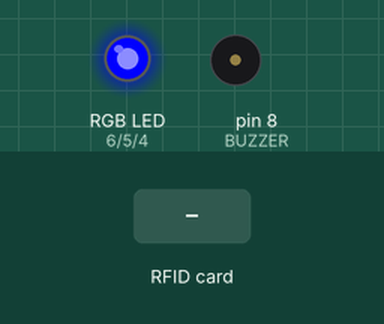
A sketch run on a simulated Arduino Uno, built with avr-gcc and run on an emulated ATmega328P. Shown: an RGB LED mixed from three pins (HIGH = lit), buzzer (waves = sounding, pin HIGH). The test bench sets the inputs (shaded band). Pins used as bus, display or sensor lines are not drawn; what the sketch prints to the serial monitor is not drawn.

Above: at 2.0 s.
2.1 s: RFID card 5E 7A 19 C4 held to the reader
At 2.4 s:
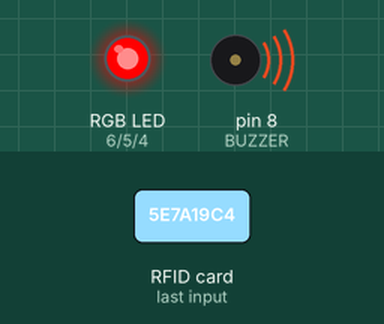
At 4.0 s:
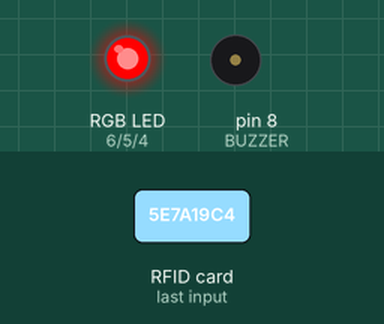
Timing chart, 0 to 6.6 s (numbered marks = the images above; inputs shaded):
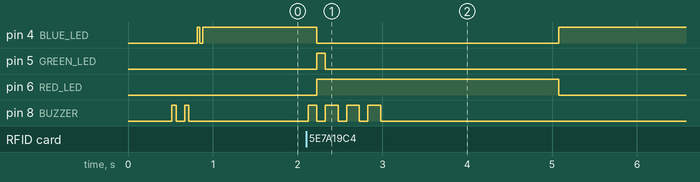

Measured:
- after the input at 2.1 s, pin 4 (BLUE_LED): HIGH → LOW after 0.13 s, → HIGH 2.9 s later; pin 5 (GREEN_LED): LOW → HIGH after 0.13 s, → LOW 0.10 s later; pin 6 (RED_LED): LOW → HIGH after 0.13 s, → LOW 2.9 s later; pin 8 (BUZZER): alternates HIGH for 0.15 s and LOW for 0.10 s, 8 changes in all, then stays LOW, starting at once

The sketch:

SmartAttend_Main.ino
```cpp
/*
 * SmartAttend - Main Attendance System
 *
 * Purpose: Record student attendance by scanning RFID cards
 * Reads student data from programmed RFID cards and logs attendance via serial
 *
 * Author: SmartAttend Team
 * Date: 2026-02-08
 *
 * HARDWARE CONNECTIONS:
 * RFID Module (MFRC522) → Arduino UNO
 * - SDA (SS) → Pin 10
 * - SCK → Pin 13
 * - MOSI → Pin 11
 * - MISO → Pin 12
 * - RST → Pin 9
 * - 3.3V → 3.3V (IMPORTANT: NOT 5V!)
 * - GND → GND
 *
 * RGB LED Indicators → Arduino UNO
 * - Red LED → Pin 6 (with 220Ω resistor)
 * - Green LED → Pin 5 (with 220Ω resistor)
 * - Blue LED → Pin 4 (with 220Ω resistor)
 *
 * Buzzer → Arduino UNO
 * - Buzzer (+) → Pin 8
 * - Buzzer (-) → GND
 *
 * LED STATUS CODES:
 * - Blue: System ready, waiting for card
 * - Yellow (Red + Green): Reading card data
 * - Green: Success - Attendance recorded
 * - Red: Error - Authentication failed, duplicate scan, or unknown card
 *
 * BUZZER PATTERNS:
 * - 1 short beep: Card detected
 * - 2 short beeps: Success - Attendance recorded
 * - 3 short beeps: Error - Duplicate or invalid card
 *
 * SERIAL OUTPUT FORMAT:
 * ATTENDANCE,Date,Time,Name,Email,WhatsApp,MatricNo
 * Example: ATTENDANCE,2026-02-08,09:15:23,John Doe,john@school.edu,+237123456789,MAT001
 */

#include <SPI.h>
#include <MFRC522.h>

// Pin Definitions
#define RST_PIN 9
#define SS_PIN 10
#define RED_LED 6
#define GREEN_LED 5
#define BLUE_LED 4
#define BUZZER 8

// Create MFRC522 instance
MFRC522 mfrc522(SS_PIN, RST_PIN);
MFRC522::MIFARE_Key key;
MFRC522::StatusCode status;

// Memory blocks for student data
#define BLOCK_NAME 4
#define BLOCK_EMAIL 5
#define BLOCK_WHATSAPP 6
#define BLOCK_MATRIC 8

// Buffer for reading
byte bufferLen = 18;
byte readBlockData[18];

// Duplicate prevention
String lastCardUID = "";
unsigned long lastScanTime = 0;
const unsigned long SCAN_DELAY = 5000; // 5 seconds between scans of same card

// Session tracking
int attendanceCount = 0;
unsigned long sessionStartTime = 0;

void setup() {
  Serial.begin(9600);
  while (!Serial); // Wait for serial port to connect

  // Initialize SPI and RFID
  SPI.begin();
  mfrc522.PCD_Init();

  // Initialize pins
  pinMode(RED_LED, OUTPUT);
  pinMode(GREEN_LED, OUTPUT);
  pinMode(BLUE_LED, OUTPUT);
  pinMode(BUZZER, OUTPUT);

  // Set default authentication key
  for (byte i = 0; i < 6; i++) {
    key.keyByte[i] = 0xFF;
  }

  // Welcome message
  Serial.println(F("========================================"));
  Serial.println(F("      SmartAttend - Attendance System"));
  Serial.println(F("========================================"));
  Serial.println(F(""));
  Serial.println(F("System initialized successfully!"));
  Serial.println(F(""));
  Serial.println(F("LED Status Indicators:"));
  Serial.println(F("  Blue   = Ready, waiting for card"));
  Serial.println(F("  Yellow = Reading card data"));
  Serial.println(F("  Green  = Success, attendance recorded"));
  Serial.println(F("  Red    = Error or duplicate scan"));
  Serial.println(F(""));
  Serial.println(F("Serial Output Format:"));
  Serial.println(F("ATTENDANCE,Date,Time,Name,Email,WhatsApp,MatricNo"));
  Serial.println(F(""));
  Serial.println(F("========================================"));
  Serial.println(F("Ready to scan cards!"));
  Serial.println(F("========================================"));
  Serial.println(F(""));

  // Ready signal
  beepReady();
  setLED("blue");

  sessionStartTime = millis();
}

void loop() {
  // Set blue LED (ready state)
  setLED("blue");

  // Look for new card
  if (!mfrc522.PICC_IsNewCardPresent()) {
    return;
  }

  // Select one of the cards
  if (!mfrc522.PICC_ReadCardSerial()) {
    return;
  }

  // Card detected - beep once
  beepOnce();

  // Get card UID
  String currentCardUID = getCardUID();

  // Check for duplicate scan
  if (currentCardUID == lastCardUID && (millis() - lastScanTime) < SCAN_DELAY) {
    Serial.println(F(""));
    Serial.println(F("⚠ DUPLICATE SCAN DETECTED"));
    Serial.print(F("Card UID: "));
    Serial.println(currentCardUID);
    Serial.println(F("Please wait 5 seconds before scanning again."));
    Serial.println(F(""));

    setLED("red");
    beepError();
    delay(2000);

    mfrc522.PICC_HaltA();
    mfrc522.PCD_StopCrypto1();
    return;
  }

  // Update last scan info
  lastCardUID = currentCardUID;
  lastScanTime = millis();

  // Set yellow LED (reading state)
  setLED("yellow");

  Serial.println(F(""));
  Serial.println(F("--- CARD DETECTED ---"));
  Serial.print(F("Card UID: "));
  Serial.println(currentCardUID);
  Serial.println(F("Reading student data..."));

  // Read student data from card
  String studentName = readDataFromBlock(BLOCK_NAME);
  String studentEmail = readDataFromBlock(BLOCK_EMAIL);
  String studentWhatsApp = readDataFromBlock(BLOCK_WHATSAPP);
  String studentMatric = readDataFromBlock(BLOCK_MATRIC);

  // Check if card is programmed
  if (studentName == "" || studentName == "ERROR") {
    Serial.println(F(""));
    Serial.println(F("✗ ERROR: Card not programmed!"));
    Serial.println(F("Please program this card using SmartAttend_CardWriter"));
    Serial.println(F(""));

    setLED("red");
    beepError();
    delay(2000);

    mfrc522.PICC_HaltA();
    mfrc522.PCD_StopCrypto1();
    return;
  }

  // Display student info
  Serial.println(F(""));
  Serial.println(F("--- STUDENT INFORMATION ---"));
  Serial.print(F("Name: ")); Serial.println(studentName);
  Serial.print(F("Email: ")); Serial.println(studentEmail);
  Serial.print(F("WhatsApp: ")); Serial.println(studentWhatsApp);
  Serial.print(F("Matric No: ")); Serial.println(studentMatric);
  Serial.println(F(""));

  // Get current date and time (placeholder - will be added by computer script)
  String currentDate = "DATE";
  String currentTime = "TIME";

  // Output attendance record in CSV format
  Serial.print(F("ATTENDANCE,"));
  Serial.print(currentDate);
  Serial.print(F(","));
  Serial.print(currentTime);
  Serial.print(F(","));
  Serial.print(studentName);
  Serial.print(F(","));
  Serial.print(studentEmail);
  Serial.print(F(","));
  Serial.print(studentWhatsApp);
  Serial.print(F(","));
  Serial.println(studentMatric);

  // Increment attendance count
  attendanceCount++;

  Serial.println(F(""));
  Serial.println(F("✓ ATTENDANCE RECORDED"));
  Serial.print(F("Total attendance today: "));
  Serial.println(attendanceCount);
  Serial.println(F(""));
  Serial.println(F("========================================"));

  // Success feedback
  setLED("green");
  beepSuccess();
  delay(2000);

  // Halt card
  mfrc522.PICC_HaltA();
  mfrc522.PCD_StopCrypto1();

  // Small delay before next scan
  delay(500);
}

// Function to get card UID as string
String getCardUID() {
  String uid = "";
  for (byte i = 0; i < mfrc522.uid.size; i++) {
    uid += String(mfrc522.uid.uidByte[i], HEX);
  }
  uid.toUpperCase();
  return uid;
}

// Function to read data from a block
String readDataFromBlock(int blockNum) {
  // Authenticate
  status = mfrc522.PCD_Authenticate(MFRC522::PICC_CMD_MF_AUTH_KEY_A, blockNum, &key, &(mfrc522.uid));
  if (status != MFRC522::STATUS_OK) {
    Serial.print(F("Authentication failed for block "));
    Serial.print(blockNum);
    Serial.print(F(": "));
    Serial.println(mfrc522.GetStatusCodeName(status));
    return "ERROR";
  }

  // Read data
  status = mfrc522.MIFARE_Read(blockNum, readBlockData, &bufferLen);
  if (status != MFRC522::STATUS_OK) {
    Serial.print(F("Reading failed for block "));
    Serial.print(blockNum);
    Serial.print(F(": "));
    Serial.println(mfrc522.GetStatusCodeName(status));
    return "ERROR";
  }

  // Convert to string and clean
  String data = String((char*)readBlockData);
  data.trim();

  // Remove null characters
  for (int i = 0; i < data.length(); i++) {
    if (data[i] == '\0') {
      data = data.substring(0, i);
      break;
    }
  }

  return data;
}

// LED control function
void setLED(String color) {
  // Turn off all LEDs first
  digitalWrite(RED_LED, LOW);
  digitalWrite(GREEN_LED, LOW);
  digitalWrite(BLUE_LED, LOW);

  // Set requested color
  if (color == "red") {
    digitalWrite(RED_LED, HIGH);
  } else if (color == "green") {
    digitalWrite(GREEN_LED, HIGH);
  } else if (color == "blue") {
    digitalWrite(BLUE_LED, HIGH);
  } else if (color == "yellow") {
    // Yellow = Red + Green
    digitalWrite(RED_LED, HIGH);
    digitalWrite(GREEN_LED, HIGH);
  } else if (color == "off") {
    // All off (already done above)
  }
}

// Buzzer functions
void beepOnce() {
  digitalWrite(BUZZER, HIGH);
  delay(100);
  digitalWrite(BUZZER, LOW);
}

void beepSuccess() {
  for (int i = 0; i < 2; i++) {
    digitalWrite(BUZZER, HIGH);
    delay(100);
    digitalWrite(BUZZER, LOW);
    delay(100);
  }
}

void beepError() {
  for (int i = 0; i < 3; i++) {
    digitalWrite(BUZZER, HIGH);
    delay(150);
    digitalWrite(BUZZER, LOW);
    delay(100);
  }
}

void beepReady() {
  for (int i = 0; i < 2; i++) {
    digitalWrite(BUZZER, HIGH);
    delay(50);
    digitalWrite(BUZZER, LOW);
    delay(100);
  }
}
```
